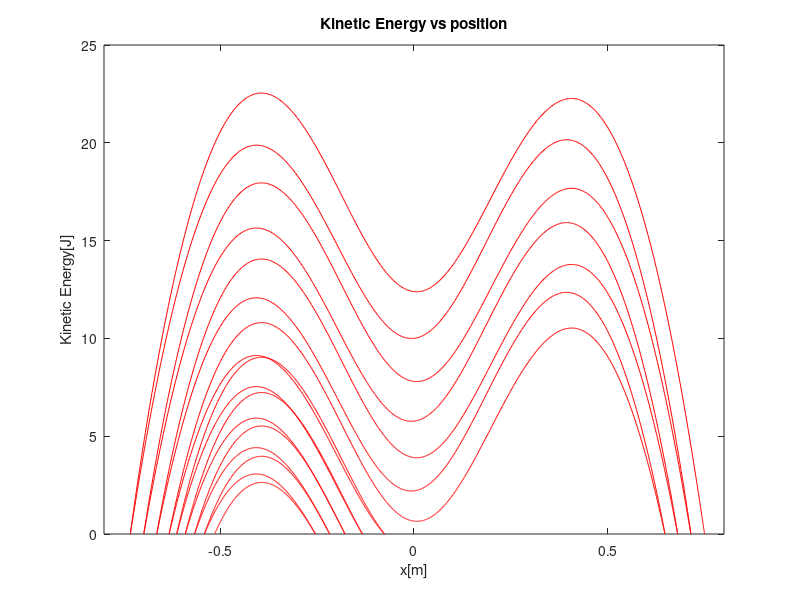
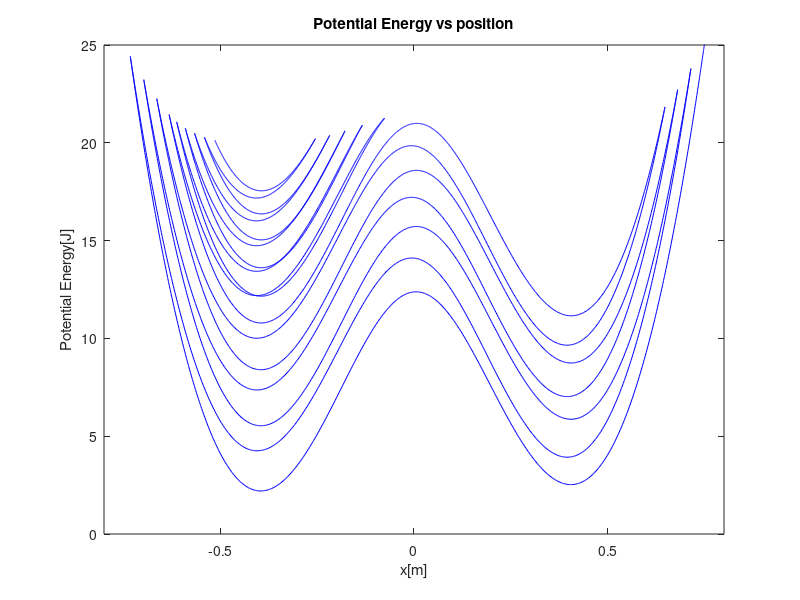

Write MATLAB code to recreate these figures, in order.
%Given values
k  = 500;       %N/m
m  = 5;         %kg
h  =.3;         %m
L0 =.5;         %m
my = 0.05;
g  = 9.81;      %m/s^2
G  = -m*g;      %N

%Timesteps
dt = 0.001;      
t  = 0:dt:10;    %Timesteps
n  = length(t);  %Number of iterations

%Prepare arrays
Fx    = zeros(n,1);  %Vertical Spring force
Fy    = zeros(n,1);  %Horisontal Spring force
N     = zeros(n,1);  %Normal force
Kin   = zeros(n,1);  %Kinetic energy
Fnetx = zeros(n,1);  %Horisontal sum of forces
Pot   = zeros(n,1);  %Potential energy
a     = zeros(n,1);  %Horisontal acceleration
v     = zeros(n,1);  %Horisontal velocity
x     = zeros(n,1);  %Horisontal position

%Initial values
x(1)  = 0.75;        %Initial position

%Euler method
for i = 1:n;
    Fy(i)  = -k*h.*(1-L0./sqrt(x(i).^2+h^2));     %Vertical Spring force
    Fx(i)  = -k.*x(i).*(1-L0./sqrt(x(i).^2+h^2)); %Horisontal Spring force
    N(i)   = -(Fy(i) + G);                        %Normal force
    if v(i) == 0;
        Fd(i)= 0;
    else
        Fd(i)  = -(v(i)/abs(v(i)))*my.*N(i);      %Friction force
    end
    %Fd(i)  = 0;
    a(i+1) = (Fx(i)+Fd(i))/m;   %Horisontal acceleration
    v(i+1) = v(i) + dt*a(i+1);  %Horisontal velocity
    x(i+1) = x(i) + dt*v(i+1);  %Horisontal position
    Kin(i+1) = 1/2*m.*v(i+1).^2;%Kinetic energy
    Fnetx(i+1) = Fx(i) + Fd(i); %Horisontal sum of forces
end

Pot = 25.1074 + cumtrapz(x,-Fnetx);

figure(1)
plot(x,Kin,'r')
title('Kinetic Energy vs position')
axis([-.8,.8,0,25])
xlabel('x[m]')
ylabel('Kinetic Energy[J]')
figure(2)
plot(x,Pot,'b')
axis([-.8,.8,0,25])
title('Potential Energy vs position')
xlabel('x[m]')
ylabel('Potential Energy[J]')